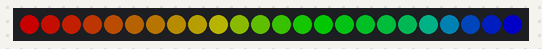
Recording of a sketch running on a simulated Arduino Uno, built with avr-gcc and run on an emulated ATmega328P. Shown: 24 RGB LEDs in strip order, left to right. Dim RGB values are drawn brighter than linear.

Above: at 3.15 s.
At 7.39 s:
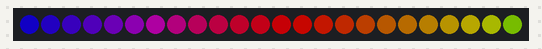
At 12.23 s:
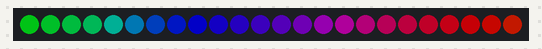
At 21.31 s:
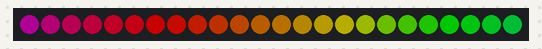
At 30.39 s:
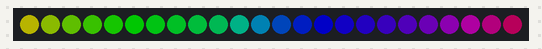
At 39.78 s:
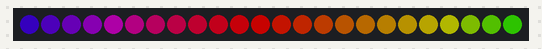

The sketch:

arduino_rgb_controller.ino
```cpp
#include <FastLED.h>

FASTLED_USING_NAMESPACE

#if defined(FASTLED_VERSION) && (FASTLED_VERSION < 3001000)
#warning "Requires FastLED 3.1 or later; check github for latest code."
#endif

#define DATA_PIN    8
#define LED_TYPE    WS2811
#define COLOR_ORDER GRB
#define NUM_LEDS    24
CRGB leds[NUM_LEDS];

#define BRIGHTNESS          100
#define FRAMES_PER_SECOND  120

void setup() {
  delay(3000); // 3 second delay for recovery

  // tell FastLED about the LED strip configuration
  FastLED.addLeds<LED_TYPE,DATA_PIN,COLOR_ORDER>(leds, NUM_LEDS).setCorrection(TypicalLEDStrip);

  // set master brightness control
  FastLED.setBrightness(BRIGHTNESS);
}

uint8_t gHue = 0; // rotating "base color" used by many of the patterns

void loop()
{
  // Call the current pattern function once, updating the 'leds' array
  colorize();

  // send the 'leds' array out to the actual LED strip
  FastLED.show();

  // insert a delay to keep the framerate modest
  FastLED.delay(1000/FRAMES_PER_SECOND);

  // do some periodic updates
  EVERY_N_MILLISECONDS( 20 ) { gHue++; } // slowly cycle the "base color" through the rainbow
}

void colorize()
{
  // FastLED's built-in rainbow generator
  fill_rainbow( leds, NUM_LEDS, gHue, 7);

  // one static color
  // https://github.com/FastLED/FastLED/wiki/Pixel-reference#predefined-colors-list
  // fill_solid( leds, NUM_LEDS, CRGB::DeepSkyBlue);

  // color gradient from green to blue
  // fill_gradient_RGB(leds, NUM_LEDS, CRGB(0,255,0), CRGB(0,0,255));
}
```
